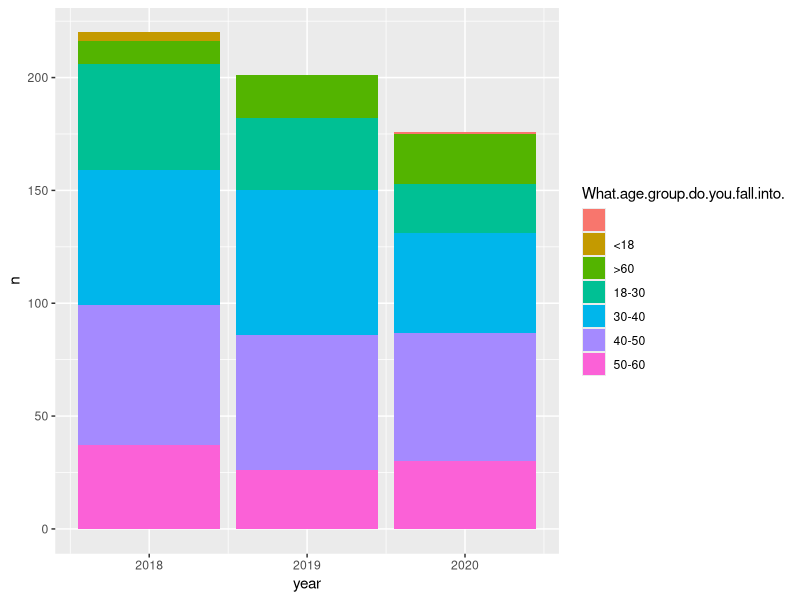
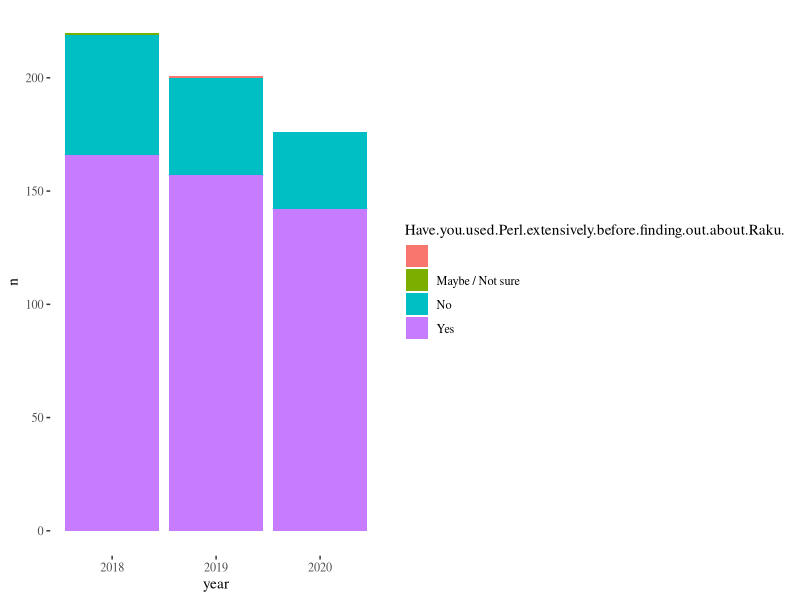
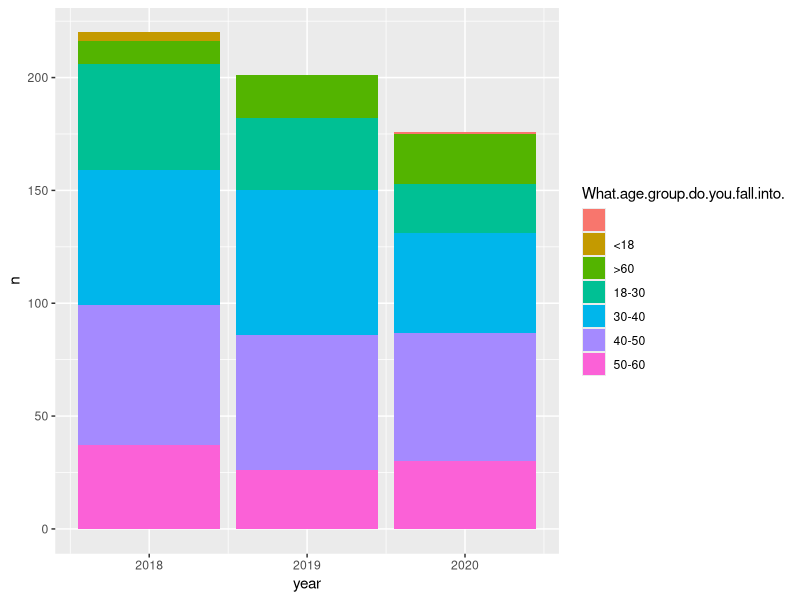
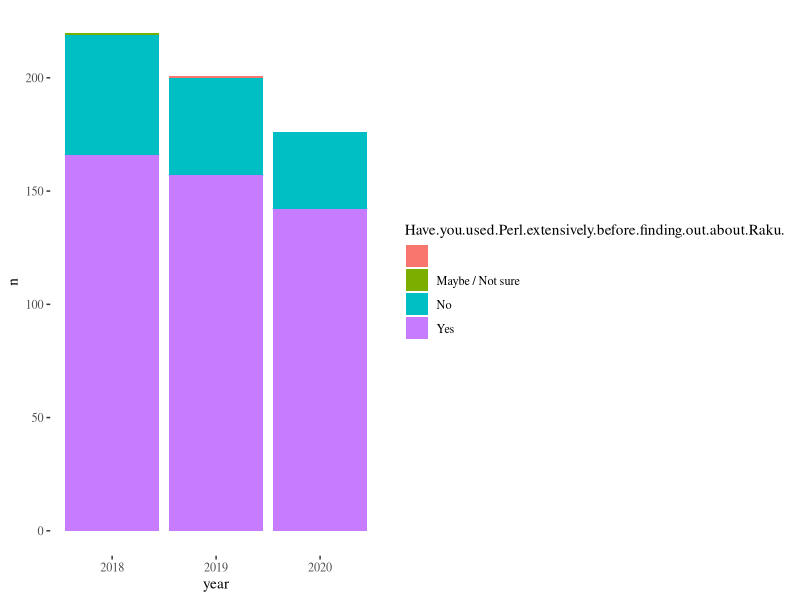

Write R code to recreate these figures, in order.
require(ggplot2)
require(ggthemes)
require(dplyr)

data <- read.csv("../processed-data/data-2018-2020.csv")

age.year <- data %>%  count( What.age.group.do.you.fall.into., year )

ggplot(age.year, aes(year,n,fill=What.age.group.do.you.fall.into.))+ geom_bar( stat='identity',position='stack')
ggsave("../illos/age-groups-years.png",width=8,height=6)

use.perl <- data %>%  count( Have.you.used.Perl.extensively.before.finding.out.about.Raku., year )

ggplot(use.perl, aes(year,n,fill=Have.you.used.Perl.extensively.before.finding.out.about.Raku.))+ geom_bar( stat='identity',position='stack')+theme_tufte()
ggsave("../illos/use-perl-years.png",width=8,height=6)
